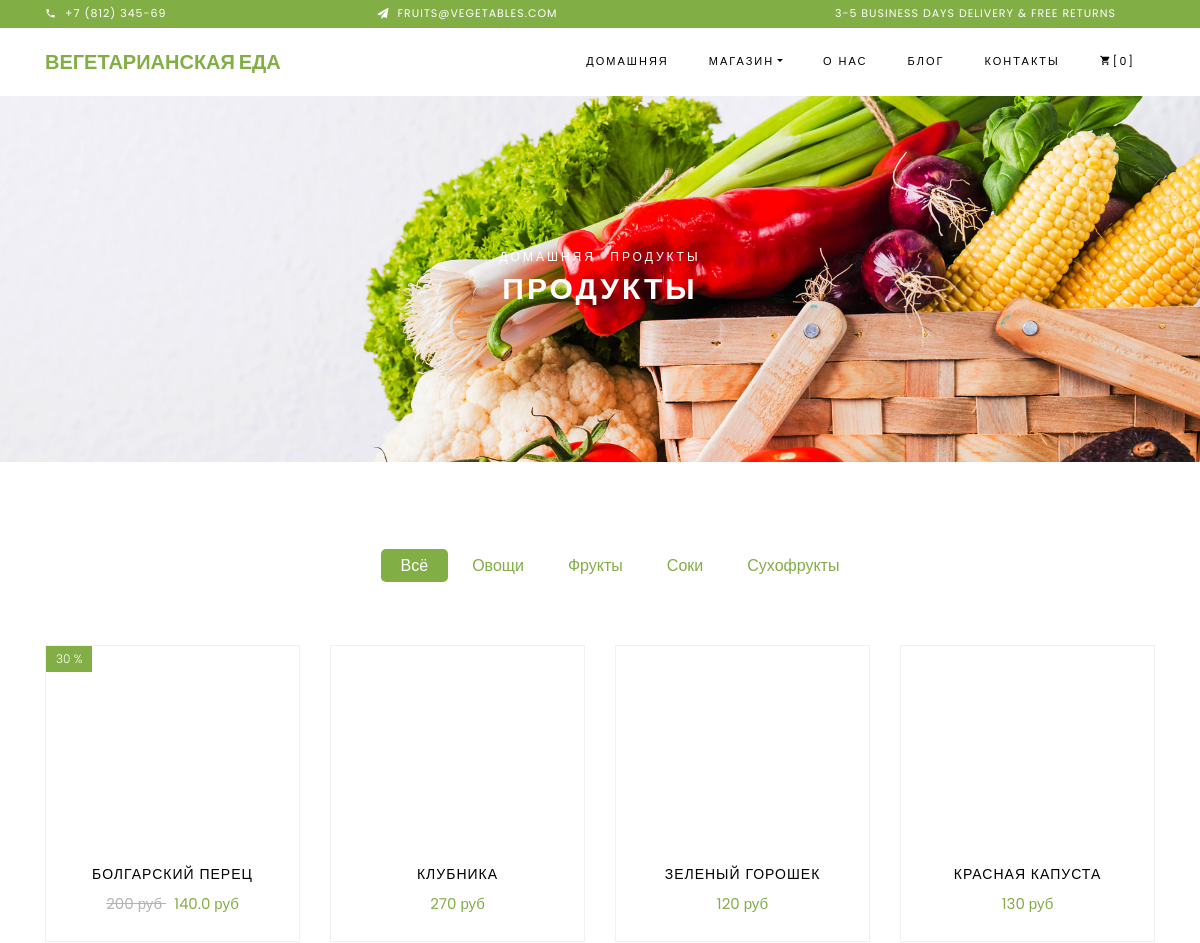
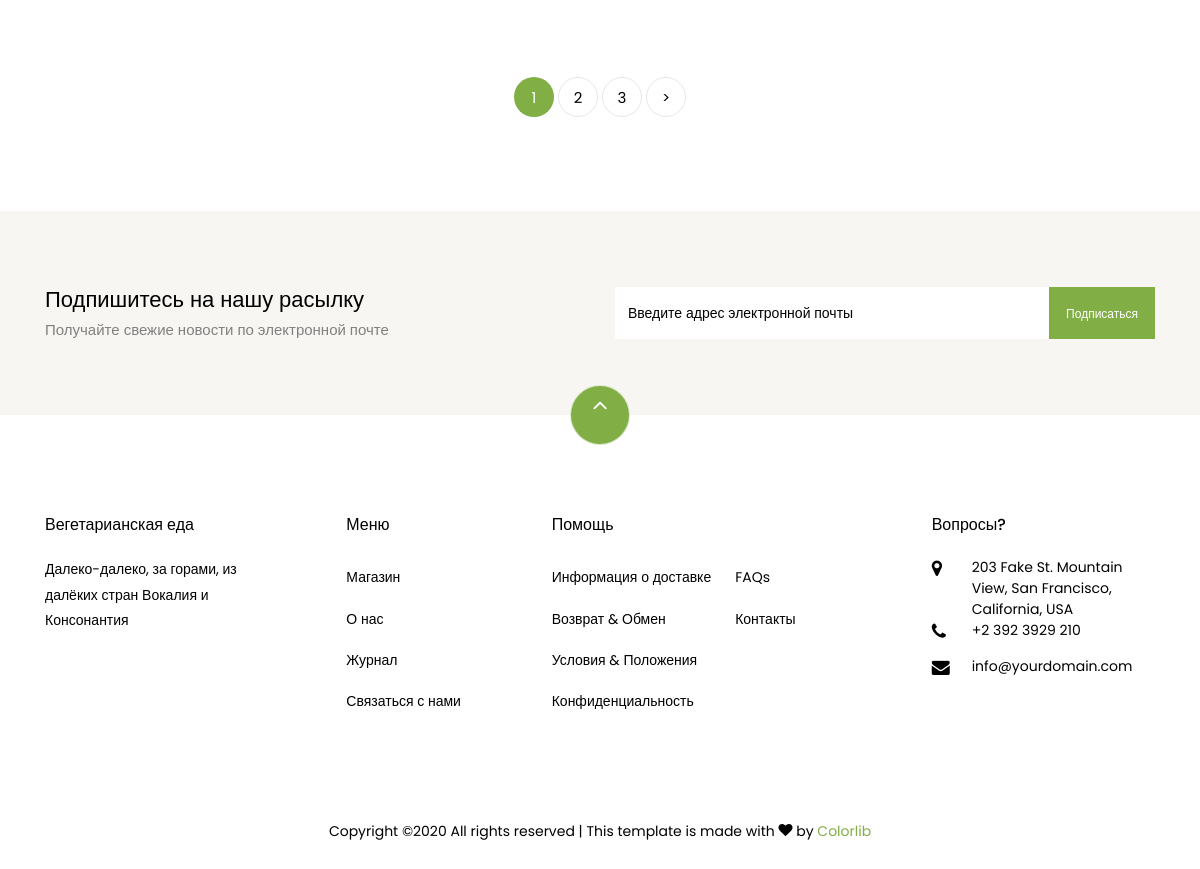
The app's page /shop/ with its own data (2 pictures, top to bottom).
### vege/models.py (models this page shows, shortened)
class RuProduct(models.Model):
    id = models.AutoField(primary_key=True)
    name = models.CharField(max_length=30)
    image = models.CharField(max_length=64)
    price = models.IntegerField()
    discount = models.IntegerField(blank=True)
    price_sale = models.FloatField()

### vege/views.py (the view)
# urls.py: path('shop/', ShopView.as_view(), name="shop"),
class ShopView(View):
    def get(self, request, page_id=1):
        products_list = []
        if LANGUAGE_CODE == 'ru':
            for obj in RuProduct.objects.all():
                d = dict(name=obj.name, image=obj.image, price=f'{obj.price} руб', discount=obj.discount,
                         price_sale=f'{obj.price_sale} руб')
                products_list.append(d)
        else:
            for obj in EnProduct.objects.all():
                d = dict(name=obj.name, image=obj.image, price=f'{obj.price} $', discount=obj.discount, price_sale=f'{obj.price_sale} $')
                products_list.append(d)
        paginator = Paginator(products_list, 4)
        try:
            products = paginator.page(page_id)
            products.num_pages_tuple = tuple(range(paginator.num_pages))
        except:
            return redirect(reverse('shop'))
        return render(request, 'vege/shop.html',
                      {'products': products, 'phone_number': PHONE_NUMBER, 'email_mail': EMAIL_MAIL})

### vege/templates/vege/shop.html (shortened to what this page needs)
{% extends "vege/base.html" %}
{% load static %}
{% load i18n %}
{% block content %}
    <div class="hero-wrap hero-bread" style="background-image: url(/static/vege/images/bg_1.jpg);">
      <div class="container">
        <div class="row no-gutters slider-text align-items-center justify-content-center">
          <div class="col-md-9 ftco-animate text-center">
          	<p class="breadcrumbs"><span class="mr-2"><a href="{% url '' %}">{% trans 'HomePage' %}</a></span> <span>{% trans 'Products' %}</span></p>
            <h1 class="mb-0 bread">{% trans 'Products' %}</h1>
          </div>
        </div>
      </div>
    </div>
    <section class="ftco-section">
    	<div class="container">
    		<div class="row justify-content-center">
    			<div class="col-md-10 mb-5 text-center">
    				<ul class="product-category">
    					<li><a href="#" class="active">{% trans 'All' %}</a></li>
    					<li><a href="#">{% trans 'Vegetables' %}</a></li>
    					<li><a href="#">{% trans 'Fruits' %}</a></li>
    					<li><a href="#">{% trans 'Juices' %}</a></li>
    					<li><a href="#">{% trans 'Dried' %}</a></li>
    				</ul>
    			</div>
    		</div>
    		<div class="row">
    			{% for product in products %}
                <div class="col-md-6 col-lg-3 ftco-animate">
    				<div class="product">
    					<a href="#" class="img-prod"><img class="img-fluid" src="/static/{{ product.image }}" alt="Colorlib Template">
    						{% if product.discount != 0 %}
                            <span class="status">{{ product.discount }} %</span>
                            {% endif %}
    					</a>
    					<div class="text py-3 pb-4 px-3 text-center">
    						<h3><a href="#">{{product.name}}</a></h3>
    						<div class="d-flex">
    							<div class="pricing">
                                    {% if product.discount != 0  %}
                                        <p class="price"><span class="mr-2 price-dc">{{ product.price }}
                                        </span><span class="price-sale">{{ product.price_sale }}</span></p>
                                    {% else %}
                                        <p class="price"><span>{{ product.price }}</span></p>
                                    {% endif %}
		    					</div>
	    					</div>
    					</div>
    				</div>
    			</div>
                {% endfor %}
    		</div>
    		<div class="row mt-5">
          <div class="col text-center">
            <div class="block-27">
              <ul>
                {% for _ in products.num_pages_tuple %}
                {% if forloop.counter != products.number %}
                    <li><a href="{% url 'shop' %}{{ forloop.counter }}">{{ forloop.counter }}</a></li>
                {% else %}
                    <li class="active"><span>{{ forloop.counter }}</span></li>
                {% endif %}
                {% endfor %}
                {% if products.has_next %}
                <li><a href="{% url 'shop' %}{{ products.next_page_number }}">&gt;</a></li>
                {% endif %}
              </ul>
            </div>
          </div>
        </div>
    	</div>
    </section>
{% endblock %}

### records on screen
RuProduct: name "БОЛГАРСКИЙ ПЕРЕЦ"
RuProduct: name "КЛУБНИКА"
RuProduct: name "ЗЕЛЕНЫЙ ГОРОШЕК"
RuProduct: name "КРАСНАЯ КАПУСТА"

### other values on screen
{{ phone_number }} "+7 (812) 345-69"
{{ email_mail }} "FRUITS@VEGETABLES.COM"
{{ product.discount }} "30"
{{ product.price }} "200 руб"
{{ product.price_sale }} "140.0 руб"
{{ product.price }} "270 руб" "120 руб" "130 руб"
